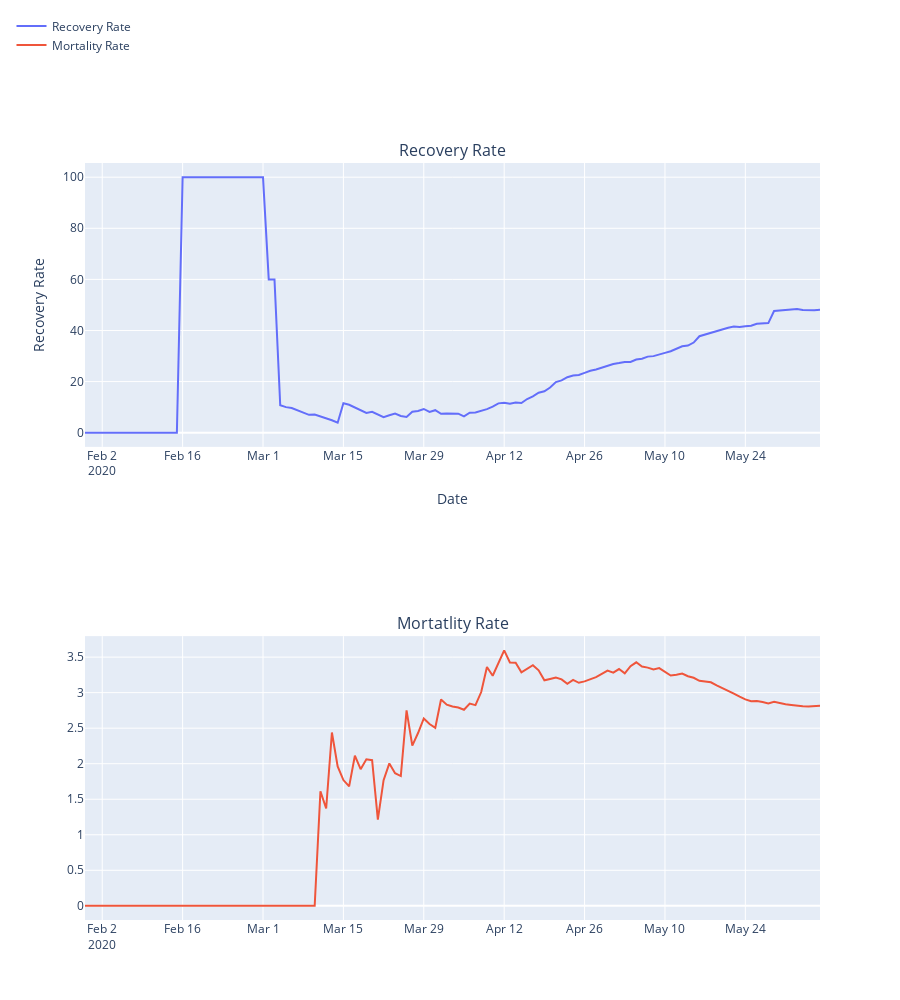

The cell this chart's notebook holds for it:
### Markdown cell above
### Mortality rate and recovery rate

### Code cell
print('Mean Recovery Rate: ',((india_datewise["Recovered"]/india_datewise["Confirmed"])*100).mean())
print('Mean Mortality Rate: ',((india_datewise["Deaths"]/india_datewise["Confirmed"])*100).mean())
print('Median Recovery Rate: ',((india_datewise["Recovered"]/india_datewise["Confirmed"])*100).median())
print('Median Mortality Rate: ',((india_datewise["Deaths"]/india_datewise["Confirmed"])*100).median())

fig = make_subplots(rows=2, cols=1,
                   subplot_titles=("Recovery Rate", "Mortatlity Rate"))
fig.add_trace(
    go.Scatter(x=india_datewise.index, y=(india_datewise["Recovered"]/india_datewise["Confirmed"])*100,
              name="Recovery Rate"),
    row=1, col=1
)
fig.add_trace(
    go.Scatter(x=india_datewise.index, y=(india_datewise["Deaths"]/india_datewise["Confirmed"])*100,
              name="Mortality Rate"),
    row=2, col=1
)
fig.update_layout(height=1000,legend=dict(x=-0.1,y=1.2,traceorder="normal"))
fig.update_xaxes(title_text="Date", row=1, col=1)
fig.update_yaxes(title_text="Recovery Rate", row=1, col=1)
fig.update_xaxes(title_text="Date", row=1, col=2)
fig.update_yaxes(title_text="Mortality Rate", row=1, col=2)
fig.show()

### Figure 1 — Plotly figure (JSON) as saved in the notebook; plotly's stock layout.template omitted (floating-point values rounded to 4 significant figures; data arrays with more than 128 entries replaced by an {"elided": "..."} marker saying what was removed)
{"data": [{"name": "Recovery Rate", "type": "scatter", "x": {"elided": "129 str values"}, "xaxis": "x", "y": {"elided": "129 float values"}, "yaxis": "y"}, {"name": "Mortality Rate", "type": "scatter", "x": {"elided": "129 str values"}, "xaxis": "x2", "y": {"elided": "129 float values"}, "yaxis": "y2"}], "layout": {"annotations": [{"font": {"size": 16}, "showarrow": false, "text": "Recovery Rate", "x": 0.5, "xanchor": "center", "xref": "paper", "y": 1, "yanchor": "bottom", "yref": "paper"}, {"font": {"size": 16}, "showarrow": false, "text": "Mortatlity Rate", "x": 0.5, "xanchor": "center", "xref": "paper", "y": 0.375, "yanchor": "bottom", "yref": "paper"}], "height": 1000, "legend": {"traceorder": "normal", "x": -0.1, "y": 1.2}, "xaxis": {"anchor": "y", "domain": [0, 1], "title": {"text": "Date"}}, "xaxis2": {"anchor": "y2", "domain": [0, 1]}, "yaxis": {"anchor": "x", "domain": [0.625, 1], "title": {"text": "Recovery Rate"}}, "yaxis2": {"anchor": "x2", "domain": [0, 0.375]}}}
